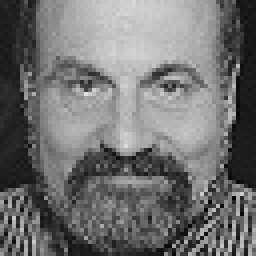
%> input picture CHW3/face1.jpg, 64 x 64 px (shown 4 times larger)
$ octave Q1_p7_p12.m   (GNU Octave 9; MATLAB toolbox functions it lacks are replaced by stand-ins)
%> lines starting %> are read from the running program, lines starting %| are printed output that depends on the picture
%% Part 7: Loading images and formatting
face1 = imread('face1.jpg');
%> face1 is the input picture: size 64x64x3 uint8; min 1, max 227, mean 113
face2 = imread('face2.jpg');
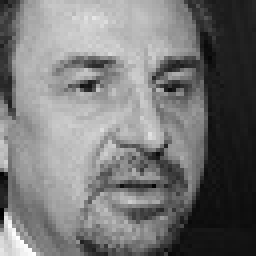
%> input picture CHW3/face2.jpg, 64 x 64 px (shown 4 times larger)
%> face2 is the input picture: size 64x64x3 uint8; min 2, max 255, mean 117.7

% Transform images to double grayscale
face1 = double(rgb2gray(face1));
%> face1: size 64x64 double
face2 = double(rgb2gray(face2));
%> face2: size 64x64 double

% Vectorize images
x1 = reshape(face1, [], 1);
%> x1 = 4096 values, max 227 at index 1368, min 1 at index 3762, mean 113
x2 = reshape(face2, [], 1);
%> x2 = 4096 values, max 255 at index 316, min 2 at index 53, mean 117.7
X = [x1, x2];

%% Part 8: Combining signals
% Combine images
x = x1 + x2;
%> x = 4096 values, max 426 at index 447, min 17 at index 3317, mean 230.7

% Reshape to image dimensions
combined_image = reshape(x / 2, size(face1));
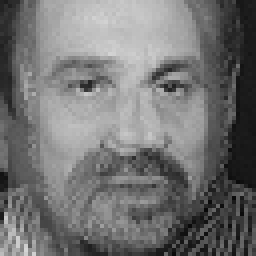
%> combined_image: size 64x64 double (shown 4 times larger); min 8.5, max 213, mean 115.4

%% Visualization
figure('Position', [100, 100, 800, 300]);

subplot(1, 3, 1);
imshow(face1, []);
title('Face 1');

subplot(1, 3, 2);
imshow(combined_image, []);
title('Combined Image (x1 + x2)');

subplot(1, 3, 3);
imshow(face2, []);
title('Face 2');

% Visual divider
disp(repmat('=', 1, 50));

%% Part 9: Creating appropriate graphs
G = cell(2, 1);
[N, M] = size(face1);
%> N = 64; M = 64

for i = 1:2
    % Create Kings graph
    param.rule = 'strong';
%> (the run ends here)
